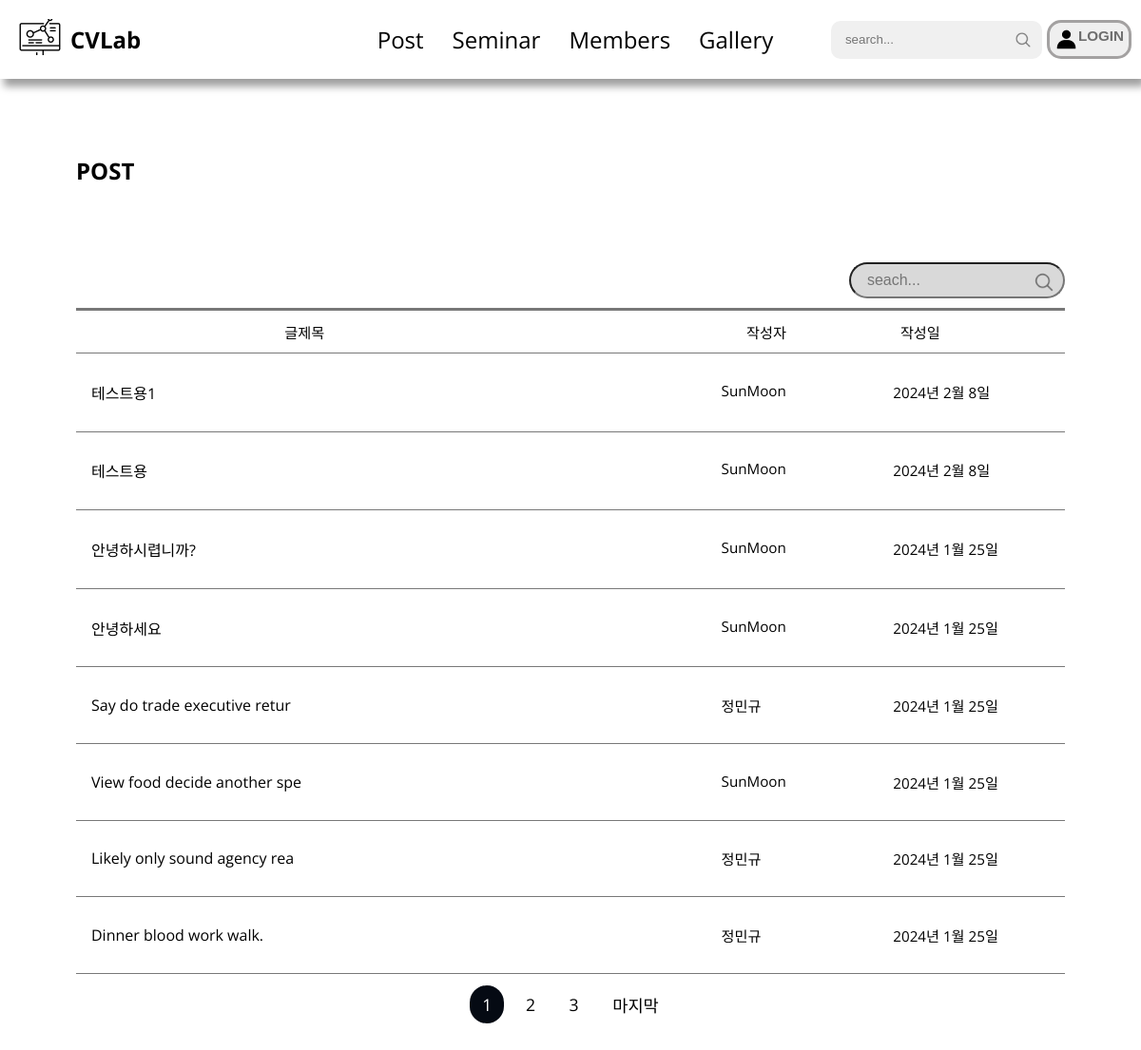
/posts/, run on the app's committed database.
### post/models.py (models this page shows, shortened)
class Post(models.Model):
    dt_created = models.DateTimeField(auto_now_add=True)
    dt_updated = models.DateTimeField(auto_now=True)
    title = models.CharField(max_length=30)
    content = models.TextField()
    author = models.ForeignKey(User, on_delete=models.CASCADE, related_name="posts")
    likes = GenericRelation(Like, related_query_name="post")
    dislikes = GenericRelation(Dislike, related_query_name="post")
    images = GenericRelation(Image, related_query_name="post")
    comments = GenericRelation(Comment, related_query_name="post")
    class Meta:
        ordering = ["-dt_created"]

### user/models.py (models this page shows, shortened)
class User(AbstractUser):
    nickname = models.CharField(
        max_length=15,
        unique=True,
        null=True,
        error_messages={"unique": "이미 사용중인 닉네임입니다."},
    )
    profile_pic = models.ImageField(
        default="default_profile_pic.jpg",
        upload_to="profile_pics",
        blank=True,
    )
    intro = models.CharField(max_length=60, blank=True)
    RANK_CHOICES = [
        (1, "user"),
        (2, "manager"),
        (3, "admin"),
    ]
    rank = models.IntegerField(choices=RANK_CHOICES, default=1)

### post/views.py (the view)
# urls.py: path("", views.PostListView.as_view(), name="post-list"),
class PostListView(ListView):
    model = Post
    context_object_name = "posts"
    template_name = "post/post_list.html"
    paginate_by = 8

### post/templates/post/post_list.html (shortened to what this page needs)
{% extends "base/base_with_navbar.html" %}
{% load static %}
{% block content %}
  <main>
    <section id="post" class="max-container">
      <div>
        <h1 class="post__title">POST</h1>
        <div class="search">
          <input type="search" class="search" placeholder="  seach..." />
          <img src="{% static 'post/images/search_icon.png' %}" class="search__icon" alt="" />
        </div>
      </div>
      <div class="bar" style="width: 100%"></div>
      <div class="category">
        <p>글제목</p>
        <p>작성자</p>
        <p>작성일</p>
      </div>
      <div class="post-post__container">
        <div class="bar--gray"></div>
        {% for post in posts %}
          <li class="post-post">
            <span><a href="{% url 'post-detail' post.id %}" >{{ post.title }}</a></span>
            <p>{{ post.author.nickname }}</p>
            <p>{{ post.dt_created|date:"Y년 n월 j일" }}</p>
          </li>
          <div class="bar--gray"></div>
        {% endfor %}
      </div>
      {% if is_paginated %}
        <ul class="pagination">
          {% for num in page_obj.paginator.page_range %}
            {% if page_obj.number == num %}
              <li><a class="number__list current" href="#">{{ num }}</a></li>
            {% elif num > page_obj.number|add:'-3' and num < page_obj.number|add:'3' %}
              <li><a class="number__list" href="?page={{ num }}">{{ num }}</a></li>
            {% endif %}
          {% endfor %}
          {% if page_obj.has_next %}
            <li><a class="number__list" href="?page={{ page_obj.paginator.num_pages }}">마지막</a></li>
          {% endif %}
        </ul>
      {% endif %}
    </section>
  </main>
{% endblock content %}

### main/static/main/styles/base.css (style rules this page uses)
:root { --color-primary: var(--color-white); --color-primary-variant: var(--color-deepgray); --color-accent: var(--color-brightgray); --color-text: var(--color-black); --color-black: #050a13; --color-white: #ffffff; --color-deepgray: #787878; --color-brightgray: #d9d9d9; --size-max-width: 1200px; }
* { padding: 0; margin: 0; box-sizing: border-box; }
p { font-size: 0.95rem; }
a { text-decoration: none; color: inherit; }
li { list-style: none; }
div { box-sizing: border-box; }
h1, h2, h3, p, ul { margin: 0; }
h1 { font-weight: bold; }
body { font-family: 'Open Sans', sans-serif; margin: 0; }
#post { padding: 5rem; display: flex; justify-content: space-between; flex-direction: column; }
.post__title { margin-bottom: 5rem; }
.search { position: relative; display: flex; justify-content: flex-end; font-size: 1rem; border-radius: 20px; margin-bottom: 0.3rem; }
.search__icon { width: 1.5rem; height: 1.5rem; position: absolute; top: 50%; right: 10px; transform: translateY(-50%); cursor: pointer; }
.search input[type="search"] { padding-right: 30px; border-radius: 20px; background-color: var(--color-brightgray); padding: 8px; }
.bar { width: 100%; height: 3px; background-color: var(--color-primary-variant); }
.category { display: grid; justify-content: space-between; margin-left: 13rem; grid-template-columns: 6fr 2fr 2fr; padding: 0.7rem; }
.bar--gray { width: 100%; height: 1px; background-color: var(--color-primary-variant); }
.post-post { display: grid; margin-left: 1rem; margin-block: 1.8rem; grid-template-columns: 5.5fr 1.5fr 1.5fr; }
.number__list { position: relative; font-size: 1.1rem; border-radius: 1.8rem; padding: 0.5rem 0.8rem; gap: 1rem; background-color: var(--color-primary); }
.slider__btn, .number__list { cursor: pointer; transition: all 250ms ease-in; }
a { text-decoration: none; color: inherit; cursor: pointer; }
.pagination { margin-top: 20px; display: flex; flex-direction: row; justify-content: center; gap: 10px; }
.current { background-color: var(--color-text); color: var(--color-primary); }
.max-container { max-width: var(--size-max-width); margin: auto; }
a { text-decoration: none; }

### data on the page
Post: title "테스트용1", author.nickname "SunMoon", dt_created "2024년 2월 8일"
Post: title "테스트용", author.nickname "SunMoon", dt_created "2024년 2월 8일"
Post: title "안녕하시렵니까?", author.nickname "SunMoon", dt_created "2024년 1월 25일"
Post: title "안녕하세요", author.nickname "SunMoon", dt_created "2024년 1월 25일"
Post: title "Say do trade executive retur", author.nickname "정민규", dt_created "2024년 1월 25일"
Post: title "View food decide another spe", author.nickname "SunMoon", dt_created "2024년 1월 25일"
Post: title "Likely only sound agency rea", author.nickname "정민규", dt_created "2024년 1월 25일"
Post: title "Dinner blood work walk.", author.nickname "정민규", dt_created "2024년 1월 25일"

### other printed values
{{ num }} "1"
{{ num }} "2" "3"
